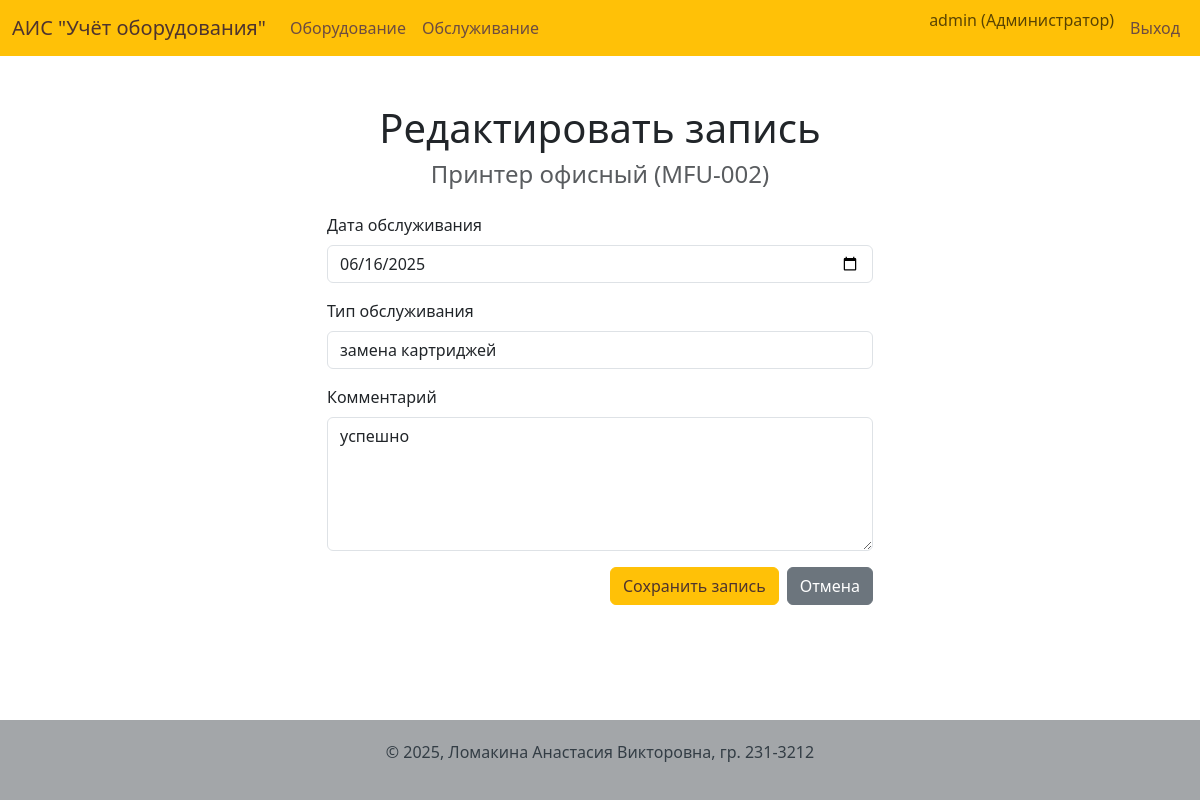
Page /service/1/edit (signed in) on the committed database.
### app/models.py (models this page shows, shortened)
class User(UserMixin, db.Model):
    id = db.Column(db.Integer, primary_key=True)
    username = db.Column(db.String(64), index=True, unique=True, nullable=False)
    password_hash = db.Column(db.String(128))
    role = db.Column(db.String(50), nullable=False, default='Пользователь')
    def is_admin(self):
        return self.role == 'Администратор'

class Equipment(db.Model):
    id = db.Column(db.Integer, primary_key=True)
    name = db.Column(db.String(200), nullable=False)
    inventory_number = db.Column(db.String(100), unique=True, nullable=False)
    purchase_date = db.Column(db.Date, nullable=False, default=date.today)
    cost = db.Column(db.Numeric(10, 2), nullable=False)
    status = db.Column(db.Enum('В эксплуатации', 'На ремонте', 'Списано', name='equipment_status_enum'), nullable=False, default='В эксплуатации')
    notes = db.Column(db.Text)
    category_id = db.Column(db.Integer, db.ForeignKey('category.id'), nullable=False)
    image_id = db.Column(db.Integer, db.ForeignKey('image.id'), nullable=True)
    photo = db.relationship('Image', backref='equipment', uselist=False, lazy=True)
    responsible_persons = db.relationship('ResponsiblePerson', secondary=equipment_responsible_persons, lazy='subquery',
        backref=db.backref('equipments', lazy=True))
    service_history = db.relationship('ServiceHistory', backref='equipment', lazy='dynamic', cascade="all, delete-orphan")

class ServiceHistory(db.Model):
    id = db.Column(db.Integer, primary_key=True)
    service_date = db.Column(db.Date, nullable=False, default=date.today)
    service_type = db.Column(db.String(100), nullable=False)
    notes = db.Column(db.Text, nullable=False)
    equipment_id = db.Column(db.Integer, db.ForeignKey('equipment.id', ondelete='CASCADE'), nullable=False)

### app/routes.py (the view, shortened to what this page needs)
@bp.route('/service/<int:id>/edit', methods=['GET', 'POST'])
@login_required
@tech_or_admin_required
def edit_service_record(id):
    record = ServiceHistory.query.get_or_404(id)
    form = ServiceForm(obj=record)
    del form.equipment
    return render_template('service_form.html', title='Редактировать запись', form=form, equipment=record.equipment)

### app/forms.py
class ServiceForm(FlaskForm):
    equipment = SelectField('Оборудование', coerce=int)
    service_date = DateField('Дата обслуживания', format='%Y-%m-%d', validators=[DataRequired()], default=date.today)
    service_type = StringField('Тип обслуживания', validators=[DataRequired(), Length(max=100)])
    notes = TextAreaField('Комментарий', validators=[DataRequired()])
    submit = SubmitField('Сохранить запись')

### app/models.py (called while the page is built)
@login.user_loader
def load_user(id):
    return User.query.get(int(id))

### app/routes.py (called while the page is built)
def tech_or_admin_required(f):
    @wraps(f)
    def decorated_function(*args, **kwargs):
        if not (current_user.is_admin() or current_user.is_tech()):
            flash('У вас недостаточно прав для выполнения данного действия.', 'danger')
            return redirect(url_for('main.index'))
        return f(*args, **kwargs)
    return decorated_function

### app/templates/service_form.html (shortened to what this page needs)
{% extends "base.html" %}
{% block content %}
<div class="row">
    <div class="col-md-6 offset-md-3">
        <h1 class="text-center">{{ title }}</h1>
        {% if equipment %}
            <h4 class="text-center text-muted mb-4">{{ equipment.name }} ({{ equipment.inventory_number }})</h4>
        {% endif %}
        <form method="POST" action="">
            <div class="mb-3">
                {{ form.service_date.label(class="form-label") }}
                {{ form.service_date(class="form-control") }}
            </div>
            <div class="mb-3">
                {{ form.service_type.label(class="form-label") }}
                {{ form.service_type(class="form-control") }}
            </div>
            <div class="mb-3">
                {{ form.notes.label(class="form-label") }}
                {{ form.notes(class="form-control", rows=5) }}
            </div>
            <div class="d-grid gap-2 d-md-flex justify-content-md-end">
                {{ form.submit(class="btn btn-primary") }}
                <a href="{{ url_for('main.service_list') }}" class="btn btn-secondary">Отмена</a>
            </div>
        </form>
    </div>
</div>
{% endblock %}

### app/templates/base.html (shortened to what this page needs)
<!DOCTYPE html>
<html lang="ru">
<head>
    <link rel="stylesheet" href="{{ url_for('static', filename='css/style.css') }}">
    <link href="https://cdn.jsdelivr.net/npm/bootstrap@5.3.2/dist/css/bootstrap.min.css" rel="stylesheet">
</head>
<body>
    <header>
        <nav class="navbar navbar-expand-lg">
            <div class="container-fluid">
                <a class="navbar-brand" href="{{ url_for('main.index') }}" style="color: #4e342e;">АИС "Учёт оборудования"</a>
                <div class="collapse navbar-collapse">
                    <ul class="navbar-nav me-auto mb-2 mb-lg-0">
                        {% if current_user.is_authenticated %}
                        <li class="nav-item">
                            <a class="nav-link" href="{{ url_for('main.index') }}">Оборудование</a>
                        </li>
                        {% endif %}
                        {% if current_user.is_authenticated and (current_user.is_admin() or current_user.is_tech()) %}
                        <li class="nav-item">
                            <a class="nav-link" href="{{ url_for('main.service_list') }}">Обслуживание</a>
                        </li>
                        {% endif %}
                    </ul>
                    <ul class="navbar-nav ms-auto">
                        {% if current_user.is_authenticated %}
                            <li class="nav-item">
                                <span class="navbar-text me-2">
                                    {{ current_user.username }} ({{ current_user.role }})
                                </span>
                            </li>
                            <li class="nav-item">
                                <a class="nav-link" href="{{ url_for('main.logout') }}">Выход</a>
                            </li>
                        {% else %}
                            <li class="nav-item">
                                <a class="nav-link" href="{{ url_for('main.login') }}">Вход</a>
                            </li>
                        {% endif %}
                    </ul>
                </div>
            </div>
        </nav>
    </header>
    <main class="container mt-4">
        {% block content %}{% endblock %}
    </main>
    <footer>
        <div class="container text-center">
            <p>© 2025, Ломакина Анастасия Викторовна, гр. 231-3212</p>
        </div>
    </footer>
    <link rel="stylesheet" href="https://cdn.jsdelivr.net/npm/bootstrap-icons@1.11.1/font/bootstrap-icons.css">
</body>
</html>

### app/static/css/style.css (style rules this page uses)
body { display: flex; flex-direction: column; min-height: 100vh; background-color: #fdfdfd; }
main { flex: 1; padding-top: 1.5rem; padding-bottom: 2rem; }
header .navbar { background-color: #ffc107; }
header .navbar a.nav-link { color: #6d4c41; font-weight: 500; }
footer { background-color: #a3a6a9; padding: 20px 0; margin-top: 40px; color: #333d45; }
.btn-primary { --bs-btn-color: #4e342e !important; --bs-btn-bg: #ffc107 !important; --bs-btn-border-color: #ffc107 !important; --bs-btn-hover-color: #4e342e !important; --bs-btn-hover-bg: #e0a800 !important; --bs-btn-hover-border-color: #e0a800 !important; --bs-btn-active-bg: #e0a800 !important; --bs-btn-active-border-color: #c49400 !important; }

### rows in the picture
User: username "admin", role "Администратор"
Equipment: name "Принтер офисный", inventory_number "MFU-002"
ServiceHistory: service_date "06/16/2025", service_type "замена картриджей", notes "успешно"

### other values in the picture
{{ title }} "Редактировать запись"
